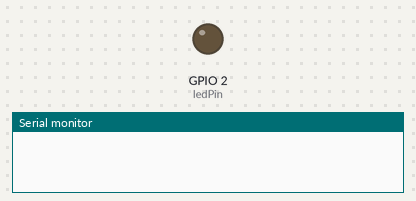
Simulated run of this sketch. Board: ESP32. Parts: output pins drawn as LEDs (lit = HIGH), the last lines printed to the serial monitor. WiFi joins after 1.5 s; servers stay silent unless stated; a WiFi scan finds three made-up networks; web services answer with replies made up by the test bench.

Above: at 0.0 s.
At 6.6 s:
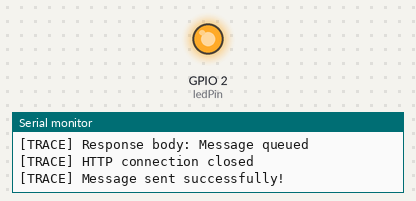
Timing chart, 0 to 8.2 s (numbered marks = the images above):
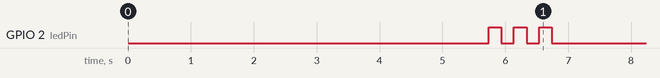

The sketch:

Messaging_System.ino
```cpp
#include <WiFi.h>
#include <HTTPClient.h>

// ======== Configuration ======== //
const char* ssid = "SSID";               // Your working SSID
const char* password = "PASSWORD";       // WiFi password
const char* phoneNumber = "PHONENUMBER";    // No '+' prefix
const char* apiKey = "APIKEY";             // CallMeBot API key
const int ledPin = 2;                       // Built-in LED

// ======== Debug Tracing ======== //
void trace(String message) {
  Serial.print("[TRACE] ");
  Serial.println(message);
}

void blinkStatus(int count, int duration) {
  for (int i = 0; i < count; i++) {
    digitalWrite(ledPin, HIGH);
    delay(duration);
    digitalWrite(ledPin, LOW);
    delay(duration);
  }
}

// ======== WiFi Connection ======== //
bool connectWiFi() {
  trace("Initializing WiFi...");
  WiFi.disconnect(true);
  delay(1000);
  WiFi.mode(WIFI_STA);

  trace("Scanning networks...");
  int n = WiFi.scanNetworks();
  trace("Found " + String(n) + " networks");
  for (int i = 0; i < n; i++) {
    trace(String(i+1) + ": " + WiFi.SSID(i) + " (" + WiFi.RSSI(i) + "dBm)");
  }

  trace("Connecting to: " + String(ssid));
  WiFi.begin(ssid, password);

  unsigned long startTime = millis();
  while (WiFi.status() != WL_CONNECTED && millis() - startTime < 30000) {
    delay(500);
    Serial.print(".");
  }

  if (WiFi.status() == WL_CONNECTED) {
    trace("Connected! IP: " + WiFi.localIP().toString());
    trace("Signal strength: " + String(WiFi.RSSI()) + "dBm");
    return true;
  } else {
    trace("Connection failed! Status: " + String(WiFi.status()));
    return false;
  }
}

// ======== WhatsApp Messenger ======== //
bool sendWhatsApp(String message) {
  trace("Preparing WhatsApp message...");

  // URL encode message (spaces to +)
  message.replace(" ", "+");
  String url = "http://api.callmebot.com/whatsapp.php?phone=" + String(phoneNumber) +
               "&text=" + message + "&apikey=" + String(apiKey);

  trace("Request URL: " + url);

  HTTPClient http;
  http.begin(url);
  trace("HTTP connection started");

  trace("Sending GET request...");
  int httpCode = http.GET();

  String response = http.getString();
  trace("Response code: " + String(httpCode));
  trace("Response body: " + response);

  http.end();
  trace("HTTP connection closed");

  if (httpCode == 200) {
    trace("Message sent successfully!");
    return true;
  } else {
    trace("Failed to send message");
    return false;
  }
}

// ======== Main Program ======== //
void setup() {
  Serial.begin(115200);
  while (!Serial) {}  // Wait for serial port to connect
  delay(1000);

  pinMode(ledPin, OUTPUT);
  trace("System initialized");

  if (connectWiFi()) {
    if (sendWhatsApp("ESP32 test message with tracing!")) {
      blinkStatus(3, 200);  // Success pattern
    } else {
      blinkStatus(10, 100); // Error pattern
    }
  } else {
    blinkStatus(5, 500);    // Connection failed pattern
  }
}

void loop() {
  // Optional: Resend message every 60 seconds
  static unsigned long lastSend = 0;
  if (millis() - lastSend > 60000) {
    lastSend = millis();
    if (WiFi.status() == WL_CONNECTED) {
      sendWhatsApp("Periodic message from ESP32");
    } else {
      trace("WiFi disconnected, attempting reconnect...");
      connectWiFi();
    }
  }
  delay(100);
}
```
